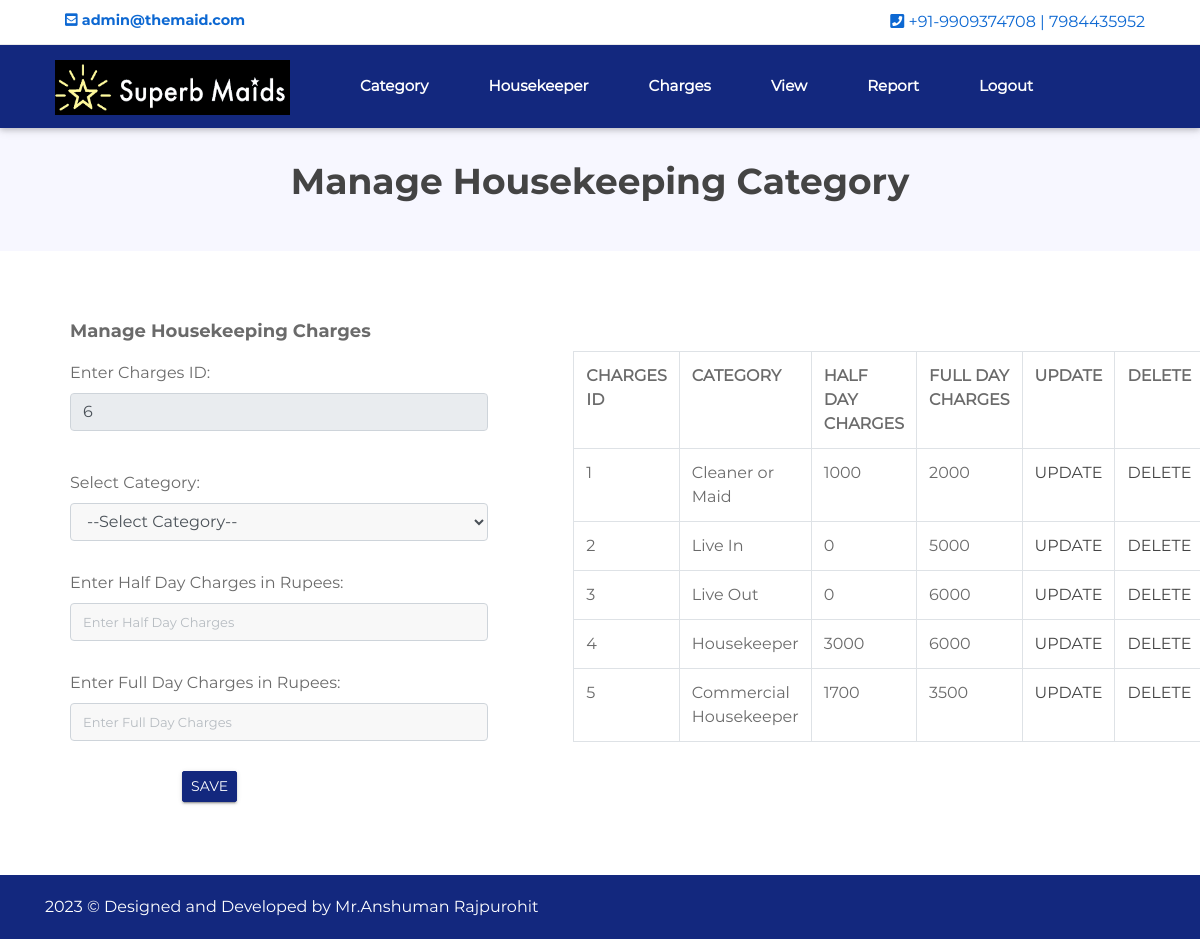
The page /admin_manage_charges.php on the database its author committed.
### tables this page shows
CREATE TABLE IF NOT EXISTS `charges_detail` (
  `charges_id` int(10) NOT NULL,
  `cat_id` int(10) NOT NULL,
  `half_day_charges` int(10) NOT NULL,
  `full_day_charges` int(10) NOT NULL,
  PRIMARY KEY (`charges_id`)
);

CREATE TABLE IF NOT EXISTS `housekeeper_cat` (
  `cat_id` int(10) NOT NULL,
  `category` varchar(50) NOT NULL,
  PRIMARY KEY (`cat_id`)
);

### admin_manage_charges.php (the view, shortened to what this page needs)
<?php
include("admin_header.php");
include("connect.php");
$res1=mysqli_query($conn,"select max(charges_id) from charges_detail");
$cid=0;
while($r1=mysqli_fetch_array($res1))
{
	$cid=$r1[0];
}
$cid++;
?>
               <div class="page-nav no-margin row">
                   <div class="container">
                       <div class="row">
                           <h2>Manage Housekeeping Category</h2>
                       </div>
                   </div>
               </div>
      <div class="row contact-rooo no-margin">
        <div class="container">
           <div class="row">
            <div style="padding:20px" class="col-sm-5">
	  <form method="post" name="form1">
            <h2 style="font-size:18px">Manage Housekeeping Charges</h2>
                <div class="row">
                    <div style="padding-top:10px;" class="col-sm-12"><label>Enter Charges ID:</label></div>
                    <div class="col-sm-12"><input type="text" placeholder="Enter Charges Id" name="txtcid" value="<?php echo $cid; ?>" class="form-control input-sm"  readonly></div>
                </div>
                <div style="margin-top:10px;" class="row">
                     <div style="padding-top:10px;" class="col-sm-12"><label>Select Category:</label></div>
                    <div class="col-sm-12">
			<select  name="selcat" class="form-control input-sm"  >
				<option value="0">--Select Category--</option>
			</select>
		</div>
                </div>
                 <div class="row">
                    <div style="padding-top:10px;" class="col-sm-12"><label>Enter Half Day Charges in Rupees:</label></div>
                    <div class="col-sm-12"><input type="text" placeholder="Enter Half Day Charges" name="txthcharge" value="<?php echo $hcharge1; ?>" class="form-control input-sm" ></div>
                </div>
	       <div class="row">
                    <div style="padding-top:10px;" class="col-sm-12"><label>Enter Full Day Charges in Rupees:</label></div>
                    <div class="col-sm-12"><input type="text" placeholder="Enter Full Day Charges" name="txtfcharge" value="<?php echo $fcharge1; ?>" class="form-control input-sm"  ></div>
                </div>
                 <div style="margin-top:10px;" class="row">
                    <div style="padding-top:10px;" class="col-sm-3"><label></label></div>
                    <div class="col-sm-8">
			<?php
			if(isset($_REQUEST['ucid']))
			{
				?>
				<button class="btn btn-info btn-sm" name="btnupdate" type="submit" onClick="return validation();">UPDATE</button>
				<?php
			}else{
			?>
                     <button class="btn btn-info btn-sm" name="btnsave" type="submit" onClick="return validation();">SAVE</button>
			<?php
			}
			?>
                    </div>
                </div>
	      </form>
            </div>
             <div class="col-sm-6">
                  <div style="margin:50px" class="serv">
		<?php
			$qur1=mysqli_query($conn,"select * from charges_detail");
			if(mysqli_num_rows($qur1)>0)
			{
				echo "<table class='table table-bordered'>
					<tr>
						<th>CHARGES ID</th>
						<th>CATEGORY</th>
						<th>HALF DAY CHARGES</th>
						<th>FULL DAY CHARGES</th>
						<th>UPDATE</th>
						<th>DELETE</th>
					</tr>";
				while($q1=mysqli_fetch_array($qur1))
				{
					echo "<tr>";
					echo "<td>$q1[0]</td>";
					$qur2=mysqli_query($conn,"select * from housekeeper_cat where cat_id='$q1[1]'");
					$q2=mysqli_fetch_array($qur2);
					echo "<td>$q2[1]</td>";
					echo "<td>$q1[2]</td>";
					echo "<td>$q1[3]</td>";
					echo "<td><a href='admin_manage_charges.php?ucid=$q1[0]'>UPDATE</a></td>";
					echo "<td><a href='admin_manage_charges.php?dcid=$q1[0]'>DELETE</a></td>";
					echo "</tr>";
				}
				echo "</table>";
			}else{
				echo "<h2>No Category Found</h2>";
			}
		?>
			</div>
              </div>
            </div>
        </div>
      </div>
<?php
include("footer.php");
?>

### assets/css/style.css (style rules this page uses)
* { margin: 0px; padding: 0px; list-style: none; }
a { text-decoration: none; outline: none; color: #444; }
a:hover, a:focus, input, textarea { text-decoration: none; outline: none; }
html, body { height: 100%; }
.no-margin { margin: 0px; }
::placeholder { color: #747f8a !important; font-size: 13px; opacity: .5 !important; }
h1, h2, h3, h4, h5, h6 { font-family: "mouse-500", Arial, Helvetica, sans-serif; }
body { background-color: #f7f7ff !important; font-family: "mouse-300", Arial, Helvetica, sans-serif; color: #6A6A6A; }
.page-nav { padding: 40px; text-align: center; padding-top: 160px; }
.page-nav h2 { font-size: 36px; width: 100%; color: #444; }
.btn-info { background-color: #13287e; border-color: #13287e; }
.btn { box-shadow: 0 3px 1px -2px rgba(0, 0, 0, 0.2), 0 2px 2px 0 rgba(0, 0, 0, 0.14), 0 1px 5px 0 rgba(0, 0, 0, 0.12); border-radius: 2px; }
.form-control { background-color: #F8F8F8; margin-bottom: 20px; }
body { overflow-x: hidden; }
.contact-rooo { padding: 50px; background-color: #FFF; }

### rows shown on the page
charges_detail: charges_id "1", cat.category "Cleaner or Maid", half_day_charges "1000", full_day_charges "2000"
charges_detail: charges_id "2", cat.category "Live In", half_day_charges "0", full_day_charges "5000"
charges_detail: charges_id "3", cat.category "Live Out", half_day_charges "0", full_day_charges "6000"
charges_detail: charges_id "4", cat.category "Housekeeper", half_day_charges "3000", full_day_charges "6000"
charges_detail: charges_id "5", cat.category "Commercial Housekeeper", half_day_charges "1700", full_day_charges "3500"
